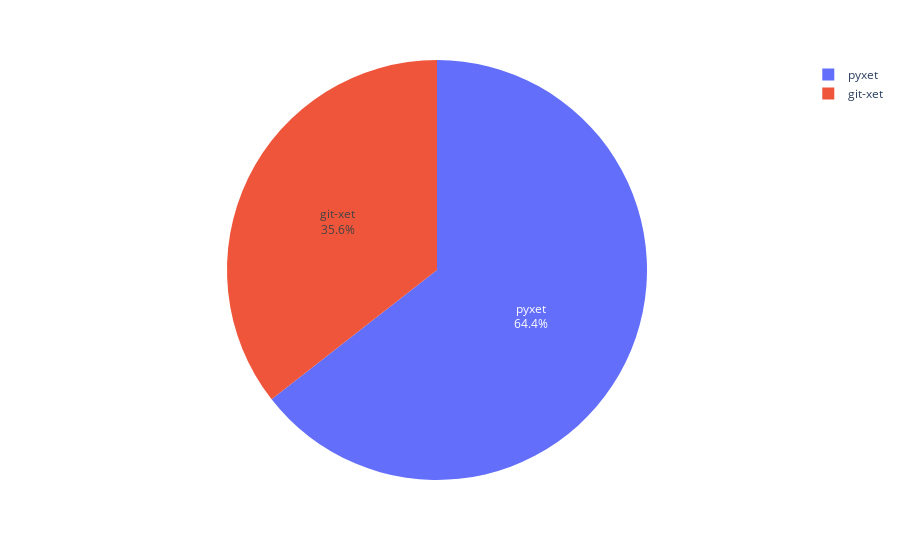
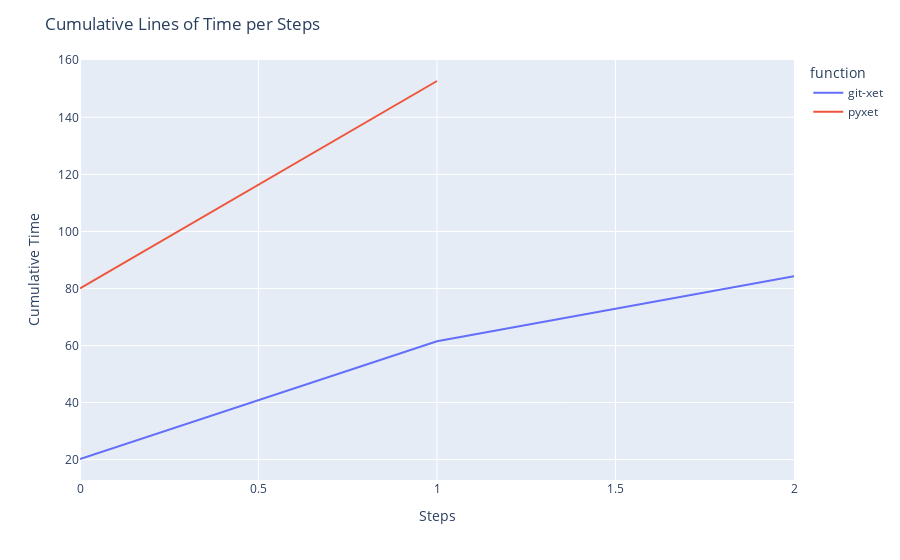
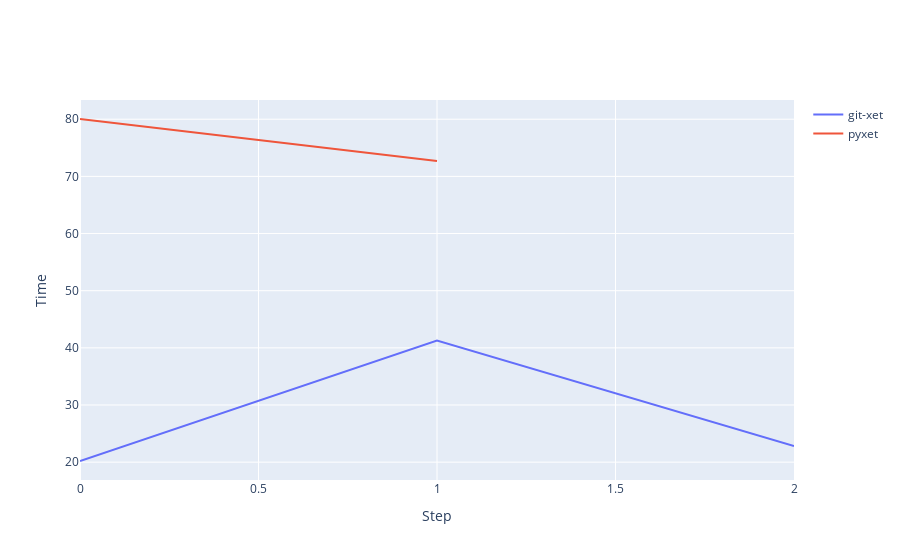
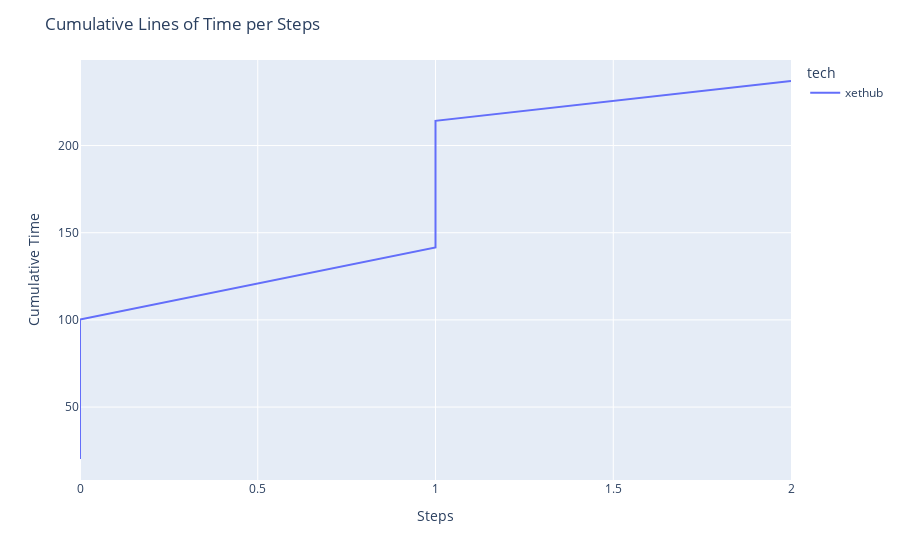

The notebook cell saved with these charts, in order:
### Code cell
groups = df.groupby('function')
sums = groups.sum()
fig1 = px.pie(sums, values='time', names=sums.index)
fig1.update_traces(textposition='inside', textinfo='percent+label')

fig2 = go.Figure()
for name, group in groups:
    fig2.add_trace(go.Scatter(x=group['step'], y=group['time'], mode='lines', name=str(name)))
fig2.update_layout(xaxis_title='Step', yaxis_title='Time')

df['cumulative_time'] = df.groupby('function')['time'].cumsum()
fig3 = px.line(df, x='step', y='cumulative_time', color='function')
fig3.update_layout(title='Cumulative Lines of Time per Steps', xaxis_title='Steps', yaxis_title='Cumulative Time')

df['tech_cumulative_time'] = df.groupby('tech')['time'].cumsum()

fig4 = px.line(df, x='step', y='tech_cumulative_time', color='tech')
fig4.update_layout(title='Cumulative Lines of Time per Steps',
                  xaxis_title='Steps',
                  yaxis_title='Cumulative Time')

fig1.show()
fig3.show()
fig2.show()
fig4.show()

### Figure 1 — Plotly figure (JSON) as saved in the notebook; plotly's stock layout.template omitted (floating-point values rounded to 4 significant figures)
{"data": [{"domain": {"x": [0, 1], "y": [0, 1]}, "hovertemplate": "function=%{label}<br>time=%{value}<extra></extra>", "labels": ["git-xet", "pyxet"], "legendgroup": "", "name": "", "showlegend": true, "textinfo": "percent+label", "textposition": "inside", "type": "pie", "values": [84.3, 152.7]}], "layout": {"legend": {"tracegroupgap": 0}, "margin": {"t": 60}}}

### Figure 2 — Plotly figure (JSON) as saved in the notebook; plotly's stock layout.template omitted (floating-point values rounded to 4 significant figures)
{"data": [{"hovertemplate": "function=git-xet<br>step=%{x}<br>cumulative_time=%{y}<extra></extra>", "legendgroup": "git-xet", "line": {"color": "#636efa", "dash": "solid"}, "marker": {"symbol": "circle"}, "mode": "lines", "name": "git-xet", "orientation": "v", "showlegend": true, "type": "scatter", "x": [0, 1, 2], "xaxis": "x", "y": [20.2, 61.46, 84.3], "yaxis": "y"}, {"hovertemplate": "function=pyxet<br>step=%{x}<br>cumulative_time=%{y}<extra></extra>", "legendgroup": "pyxet", "line": {"color": "#EF553B", "dash": "solid"}, "marker": {"symbol": "circle"}, "mode": "lines", "name": "pyxet", "orientation": "v", "showlegend": true, "type": "scatter", "x": [0, 1], "xaxis": "x", "y": [80.04, 152.7], "yaxis": "y"}], "layout": {"legend": {"title": {"text": "function"}, "tracegroupgap": 0}, "margin": {"t": 60}, "title": {"text": "Cumulative Lines of Time per Steps"}, "xaxis": {"anchor": "y", "domain": [0, 1], "title": {"text": "Steps"}}, "yaxis": {"anchor": "x", "domain": [0, 1], "title": {"text": "Cumulative Time"}}}}

### Figure 3 — Plotly figure (JSON) as saved in the notebook; plotly's stock layout.template omitted (floating-point values rounded to 4 significant figures)
{"data": [{"mode": "lines", "name": "git-xet", "type": "scatter", "x": [0, 1, 2], "y": [20.2, 41.26, 22.83]}, {"mode": "lines", "name": "pyxet", "type": "scatter", "x": [0, 1], "y": [80.04, 72.7]}], "layout": {"xaxis": {"title": {"text": "Step"}}, "yaxis": {"title": {"text": "Time"}}}}

### Figure 4 — Plotly figure (JSON) as saved in the notebook; plotly's stock layout.template omitted (floating-point values rounded to 4 significant figures)
{"data": [{"hovertemplate": "tech=xethub<br>step=%{x}<br>tech_cumulative_time=%{y}<extra></extra>", "legendgroup": "xethub", "line": {"color": "#636efa", "dash": "solid"}, "marker": {"symbol": "circle"}, "mode": "lines", "name": "xethub", "orientation": "v", "showlegend": true, "type": "scatter", "x": [0, 0, 1, 1, 2], "xaxis": "x", "y": [20.2, 100.2, 141.5, 214.2, 237.0], "yaxis": "y"}], "layout": {"legend": {"title": {"text": "tech"}, "tracegroupgap": 0}, "margin": {"t": 60}, "title": {"text": "Cumulative Lines of Time per Steps"}, "xaxis": {"anchor": "y", "domain": [0, 1], "title": {"text": "Steps"}}, "yaxis": {"anchor": "x", "domain": [0, 1], "title": {"text": "Cumulative Time"}}}}
